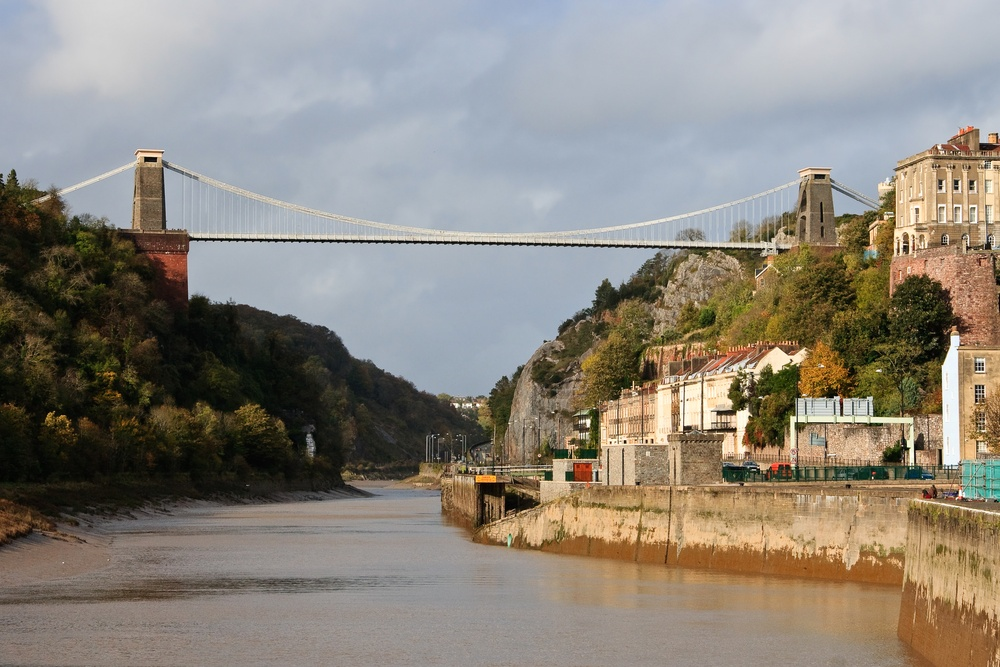
#> input picture .old/pre_interim/Hello OpenCV/Clifton_Suspension_Bridge.jpg, 1000 x 667 px, shrunk from 3525 x 2350 before the run, given in place of the camera
$ python helloWorld.py
#> lines starting #> are read from the running program, lines starting #| are printed output that depends on the picture; after the words box and inside, x2 and y2 are one past the last pixel; in counts of white or black regions, pixels touching at a corner belong together
import cv2
import numpy as np
from matplotlib import pyplot as plt
from datetime import datetime

# Uses MatPlotLib for showing images
# [22 lines left out: functions showImage, saveframe, not called in this run]

def main():
    # Takes snapshot of image & writes to file
    cap = cv2.VideoCapture(0) # 1 since webcam camera is used - 0 uses back camera

    # Confirms that camera is open
    if cap.isOpened() == False:
        print("cap not opened, opening cap")
        cap.open()

    while(True):
        # Captures frame-by-frame
        ret, frame = cap.read()
#> frame is the input picture: shape (667, 1000, 3); mean B, G, R 124, 133.6, 139.9

        # Operations on frame here
        # gray = cv2.cvtColor(frame, cv2.COLOR_BGR2GRAY)

        # Converts color-space from BGR to HSV
        frame_hsv = cv2.cvtColor(frame, cv2.COLOR_BGR2HSV)
#> frame_hsv: shape (667, 1000, 3); mean H, S, V 54.1, 69.3, 148.4

        # Defines boundaries in HSV for the color blue
        # blue_lower = np.array([110, 50, 50])
        # blue_upper = np.array([130, 255, 255])
        # blue_lower = np.array([101, 128, 128])
        # blue_upper = np.array([150, 255, 255])

        # In OpenCV, range is [179, 255, 255]

        # Defines boundaries in HSV for the color white
        white_lower = np.array([0, 0, 230])
        white_upper = np.array([179, 20, 255])
        # Defines boundaries in HSV for the color red
        red_lower = np.array([0, 128, 128])
        red_upper = np.array([9, 255, 255])
        # red_lower = np.array([151, 128, 128])
        # red_upper = np.array([180, 255, 255])
        # Defines boundaries in HSV for the color orange
        orange_lower = np.array([10, 128, 128])
        orange_upper = np.array([15, 255, 255])
        # Defines boundaries in HSV for the color yellow
        yellow_lower = np.array([25, 128, 128])
        yellow_upper = np.array([45, 255, 255])
        # Defines boundaries in HSV for the color green
        green_lower = np.array([46, 128, 128])
        green_upper = np.array([100, 255, 255])
        # Defines boundaries in HSV for the color blue
        blue_lower = np.array([101, 128, 128])
        blue_upper = np.array([150, 255, 255])

        # Sets threshold to the HSV image
        mask_white = cv2.inRange(frame_hsv, white_lower, white_upper) # Obtains white
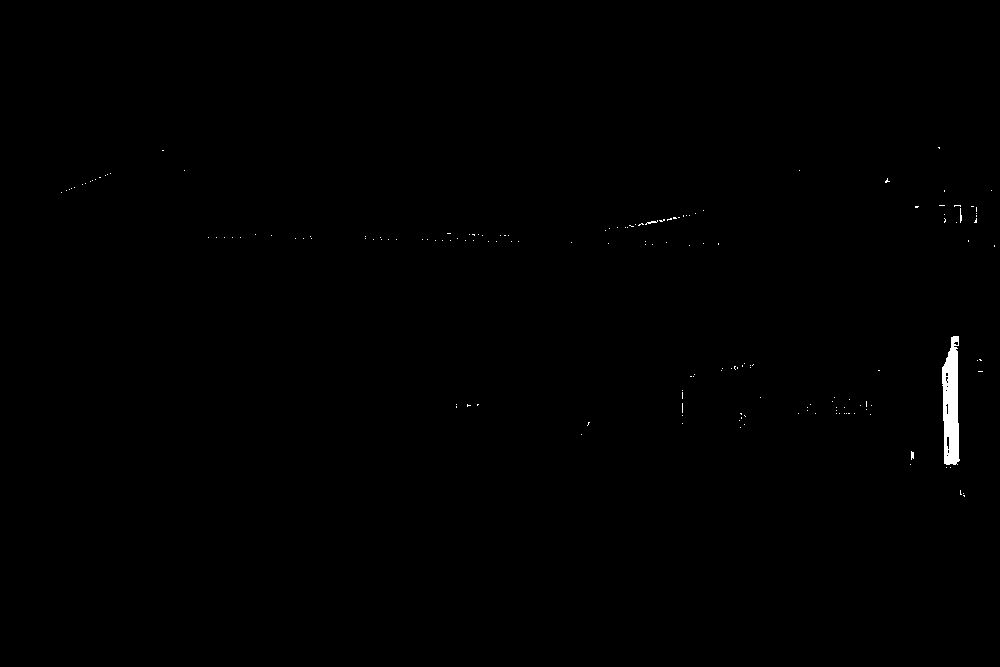
#> mask_white: shape (667, 1000); 0.31% white; 165 white regions (161 under 20 px), largest, box (x1, y1, x2, y2) and area: (942, 336, 960, 465) 1711, (645, 220, 658, 225) 23, (911, 451, 914, 460) 22, (960, 208, 962, 223) 21
        mask_red = cv2.inRange(frame_hsv, red_lower, red_upper) # Obtains red
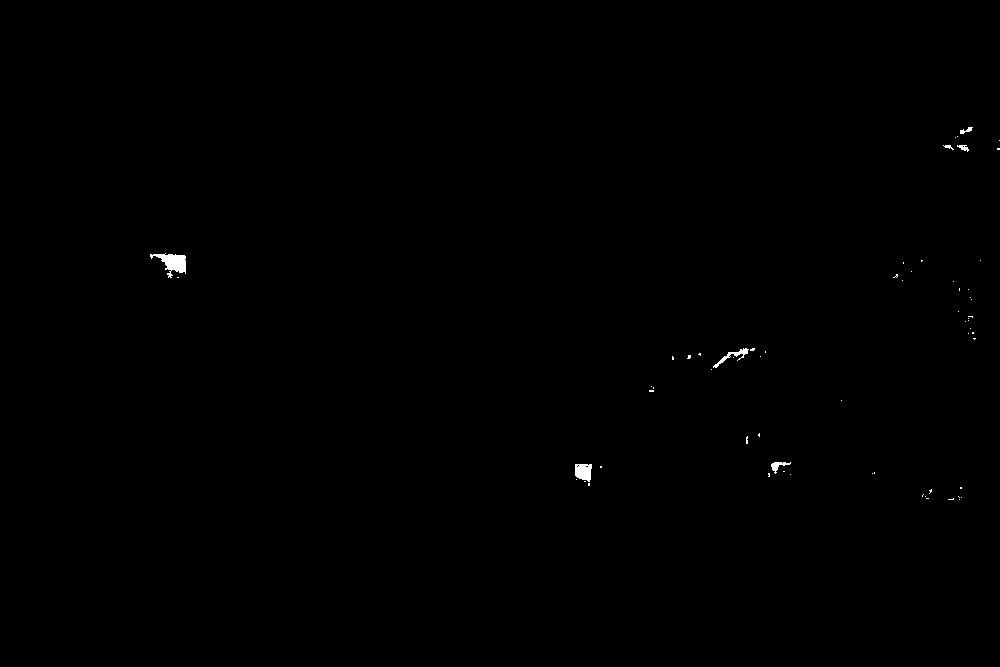
#> mask_red: shape (667, 1000); 0.18% white; 64 white regions (57 under 20 px), largest, box (x1, y1, x2, y2) and area: (150, 253, 186, 278) 428, (575, 464, 592, 482) 247, (713, 348, 749, 368) 158
        mask_orange = cv2.inRange(frame_hsv, orange_lower, orange_upper) # Obtains orange
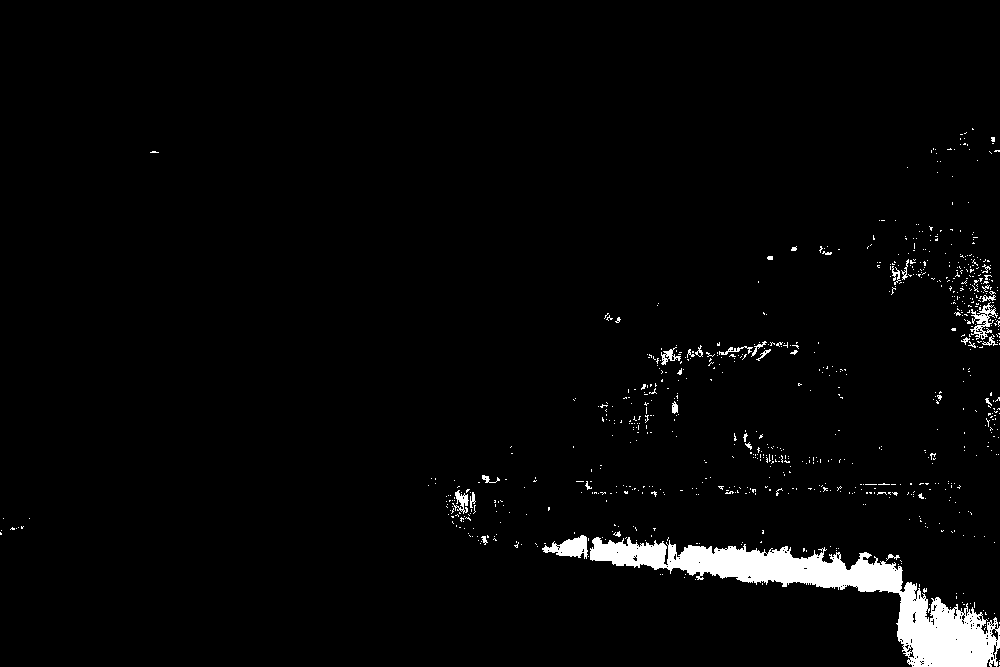
#> mask_orange: shape (667, 1000); 2.8% white; 796 white regions (764 under 20 px), largest, box (x1, y1, x2, y2) and area: (590, 537, 1000, 667) 13986, (542, 535, 588, 559) 591, (970, 302, 998, 340) 391
        mask_yellow = cv2.inRange(frame_hsv, yellow_lower, yellow_upper) # Obtains yellow
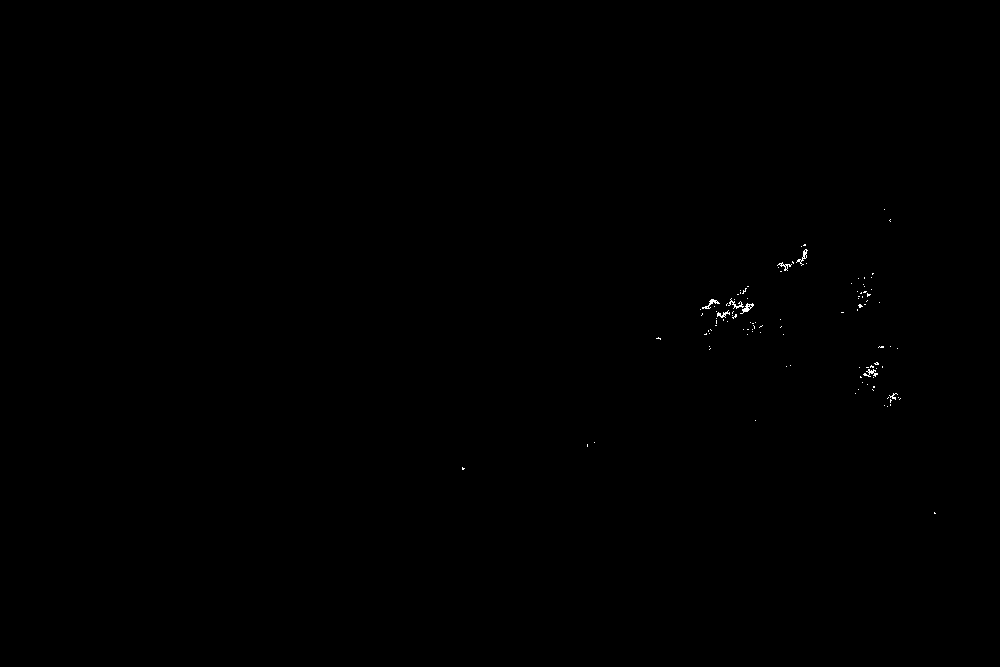
#> mask_yellow: shape (667, 1000); 0.09% white in thin lines or dots, all inside (x1, y1, x2, y2) = (462, 209, 936, 514)
        mask_green = cv2.inRange(frame_hsv, green_lower, green_upper) # Obtains green
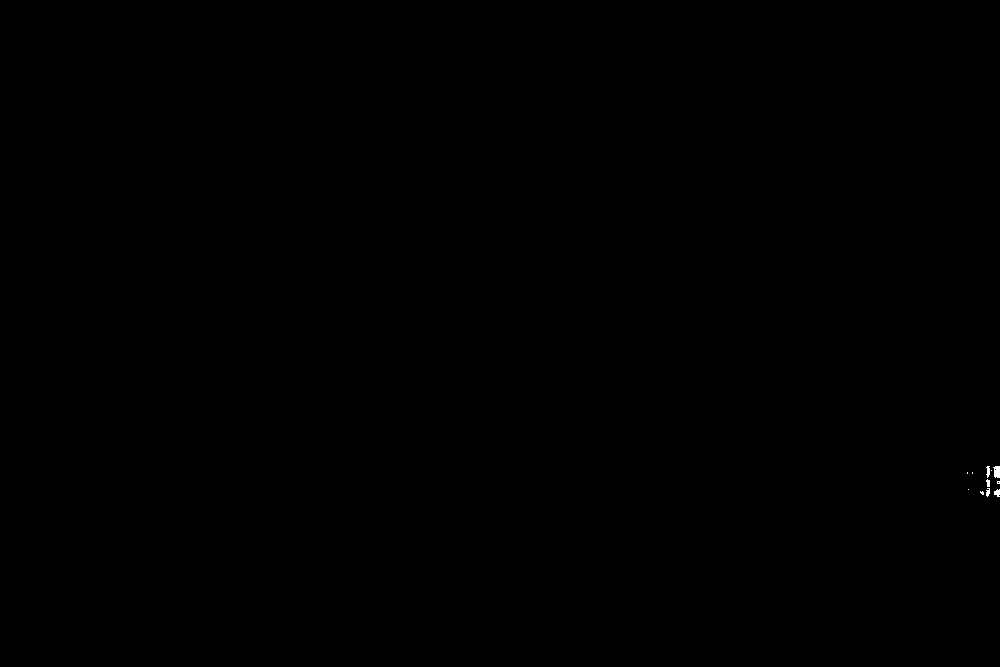
#> mask_green: shape (667, 1000); 0.03% white; 11 white regions (6 under 20 px), largest, box (x1, y1, x2, y2) and area: (993, 466, 1000, 478) 69, (994, 489, 1000, 497) 35, (986, 466, 990, 478) 33, (986, 488, 990, 497) 26, (986, 479, 990, 487) 24
        mask_blue = cv2.inRange(frame_hsv, blue_lower, blue_upper) # Obtains blue
#> mask_blue: shape (667, 1000); every value is 0

        # Applies a bitwise-AND operation on the mask and original image
        result_white = cv2.bitwise_and(frame, frame , mask=mask_white)
        result_red = cv2.bitwise_and(frame, frame , mask=mask_red)
        result_orange = cv2.bitwise_and(frame, frame , mask=mask_orange)
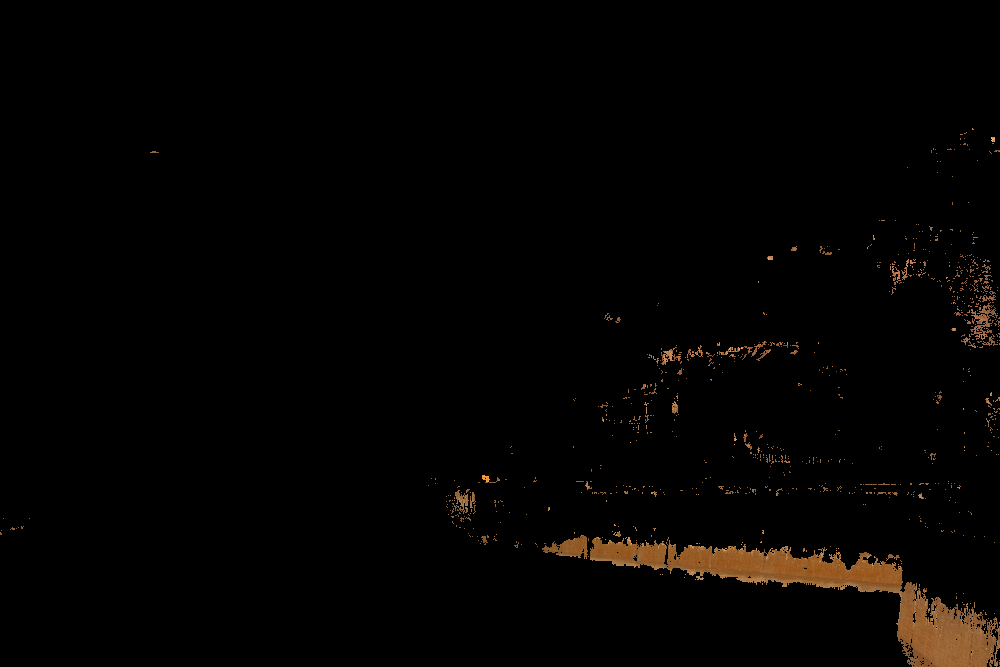
#> result_orange: shape (667, 1000, 3); mean B, G, R 1.5, 2.8, 4.2
        result_yellow = cv2.bitwise_and(frame, frame , mask=mask_yellow)
        result_green = cv2.bitwise_and(frame, frame , mask=mask_green)
        result_blue = cv2.bitwise_and(frame, frame , mask=mask_blue)
#> result_blue: shape (667, 1000, 3); every value is 0

        # Displays frame
        cv2.imshow("Video Frame - Original", frame)
        cv2.imshow("Video Frame - White", result_white)
        cv2.imshow("Video Frame - Red", result_red)
        cv2.imshow("Video Frame - Orange", result_orange)
        cv2.imshow("Video Frame - Yellow", result_yellow)
        cv2.imshow("Video Frame - Green", result_green)
        cv2.imshow("Video Frame - Blue", result_blue)

        # Recognises keystroke
        keystroke = cv2.waitKey(1) & 0xFF
#> (key Esc is pressed here)
        if keystroke == 27: # wait for ESC key to exit
            break
        elif (keystroke == ord('s')) or (keystroke == ord('S')): # wait for S/s key to save image
            saveframe(frame, "Original")
            saveframe(result_red, "Red")
            saveframe(result_orange, "Orange")
            saveframe(result_yellow, "Yellow")
            saveframe(result_green, "Green")
            saveframe(result_blue, "Blue")
            saveframe(result_white, "White")

    # With everything done, release capture
    cap.release()
    cv2.destroyAllWindows()

main()
